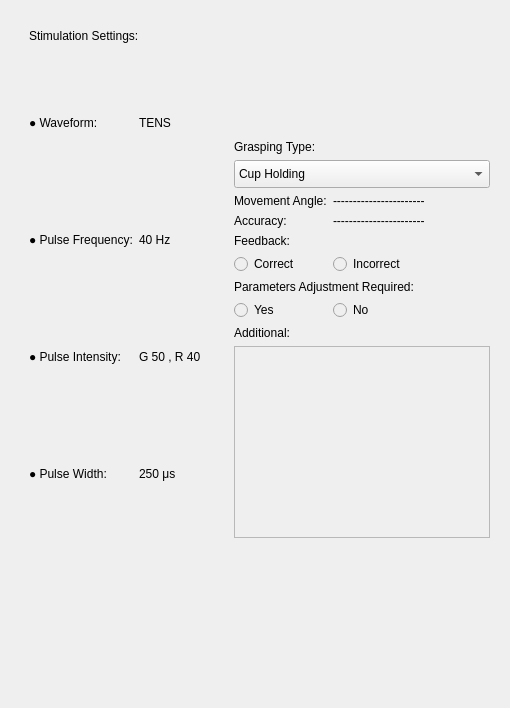
      <widget class="QWidget" name="paramters_tab">
       <property name="styleSheet">
        <string notr="true">background-color: rgb(239, 239, 239);
</string>
       </property>
       <attribute name="title">
        <string>FES Parameters And Feedback Glove</string>
       </attribute>
       <layout class="QGridLayout" name="gridLayout_9">
        <item row="0" column="0">
         <widget class="QWidget" name="widget" native="true">
          <property name="sizePolicy">
           <sizepolicy hsizetype="Preferred" vsizetype="Preferred">
            <horstretch>1</horstretch>
            <verstretch>0</verstretch>
           </sizepolicy>
          </property>
          <layout class="QVBoxLayout" name="verticalLayout">
           <item>
            <widget class="QWidget" name="widget_3" native="true">
             <layout class="QVBoxLayout" name="verticalLayout_2">
              <item>
               <widget class="QLabel" name="stimulation_settings_label">
                <property name="styleSheet">
                 <string notr="true">font: 700 20pt; </string>
                </property>
                <property name="text">
                 <string>Stimulation Settings:</string>
                </property>
               </widget>
              </item>
             </layout>
            </widget>
           </item>
           <item>
            <widget class="QWidget" name="widget_4" native="true">
             <property name="sizePolicy">
              <sizepolicy hsizetype="Preferred" vsizetype="Preferred">
               <horstretch>1</horstretch>
               <verstretch>2</verstretch>
              </sizepolicy>
             </property>
             <layout class="QGridLayout" name="gridLayout">
              <item row="3" column="0">
               <widget class="QLabel" name="pulse_w_label">
                <property name="styleSheet">
                 <string notr="true">font: 600 12pt; </string>
                </property>
                <property name="text">
                 <string>● Pulse Width:</string>
                </property>
               </widget>
              </item>
              <item row="2" column="0">
               <widget class="QLabel" name="pulse_intensity_label">
                <property name="styleSheet">
                 <string notr="true">font: 600 12pt; </string>
                </property>
                <property name="text">
                 <string>● Pulse Intensity:</string>
                </property>
               </widget>
              </item>
              <item row="1" column="0">
               <widget class="QLabel" name="pulse_freq_label">
                <property name="styleSheet">
                 <string notr="true">font: 600 12pt; </string>
                </property>
                <property name="text">
                 <string>● Pulse Frequency:</string>
                </property>
               </widget>
              </item>
              <item row="1" column="1">
               <widget class="QLabel" name="pulse_freq_value_label">
                <property name="styleSheet">
                 <string notr="true">font: 500 12pt; </string>
                </property>
                <property name="text">
                 <string>40 Hz</string>
                </property>
               </widget>
              </item>
              <item row="3" column="1">
               <widget class="QLabel" name="label_9">
                <property name="styleSheet">
                 <string notr="true">font: 500 12pt; </string>
                </property>
                <property name="text">
                 <string>250 μs</string>
                </property>
               </widget>
              </item>
              <item row="0" column="1">
               <widget class="QLabel" name="waveform_value_label">
                <property name="sizePolicy">
                 <sizepolicy hsizetype="Preferred" vsizetype="Preferred">
                  <horstretch>0</horstretch>
                  <verstretch>0</verstretch>
                 </sizepolicy>
                </property>
                <property name="styleSheet">
                 <string notr="true">font: 500 12pt; </string>
                </property>
                <property name="text">
                 <string>TENS</string>
                </property>
               </widget>
              </item>
              <item row="4" column="0">
               <spacer name="verticalSpacer">
                <property name="orientation">
                 <enum>Qt::Vertical</enum>
                </property>
                <property name="sizeType">
                 <enum>QSizePolicy::Minimum</enum>
                </property>
                <property name="sizeHint" stdset="0">
                 <size>
                  <width>20</width>
                  <height>150</height>
                 </size>
                </property>
               </spacer>
              </item>
              <item row="2" column="1">
               <widget class="QLabel" name="pulse_intensity_value_label">
                <property name="styleSheet">
                 <string notr="true">font: 500 12pt; </string>
                </property>
                <property name="text">
                 <string>G 50 , R 40</string>
                </property>
               </widget>
              </item>
              <item row="0" column="0">
               <widget class="QLabel" name="waveform_label">
                <property name="sizePolicy">
                 <sizepolicy hsizetype="Preferred" vsizetype="Preferred">
                  <horstretch>0</horstretch>
                  <verstretch>0</verstretch>
                 </sizepolicy>
                </property>
                <property name="styleSheet">
                 <string notr="true">font: 600 12pt; </string>
                </property>
                <property name="text">
                 <string>● Waveform:</string>
                </property>
               </widget>
              </item>
             </layout>
            </widget>
           </item>
          </layout>
         </widget>
        </item>
        <item row="0" column="1">
         <widget class="QWidget" name="widget_2" native="true">
          <property name="sizePolicy">
           <sizepolicy hsizetype="Preferred" vsizetype="Preferred">
            <horstretch>2</horstretch>
            <verstretch>0</verstretch>
           </sizepolicy>
          </property>
          <layout class="QGridLayout" name="gridLayout_2">
           <item row="9" column="0">
            <widget class="QLabel" name="add_label">
             <property name="styleSheet">
              <string notr="true">font: 600 12pt; </string>
             </property>
             <property name="text">
              <string>Additional:</string>
             </property>
            </widget>
           </item>
           <item row="10" column="0" colspan="3">
            <widget class="QTextEdit" name="add_textEdit">
             <property name="styleSheet">
              <string notr="true">font: 500 12pt; </string>
             </property>
            </widget>
           </item>
           <item row="2" column="0" colspan="3">
            <widget class="QComboBox" name="grasping_type_comboBox">
             <property name="minimumSize">
              <size>
               <width>0</width>
               <height>28</height>
              </size>
             </property>
             <property name="styleSheet">
              <string notr="true">font: 500 12pt; </string>
             </property>
             <item>
              <property name="text">
               <string>Cup Holding</string>
              </property>
             </item>
             <item>
              <property name="text">
               <string>Pen Holding</string>
              </property>
             </item>
             <item>
              <property name="text">
               <string>Key Holding</string>
              </property>
             </item>
             <item>
              <property name="text">
               <string>Ball Holding</string>
              </property>
             </item>
             <item>
              <property name="text">
               <string>Bottle Holding</string>
              </property>
             </item>
            </widget>
           </item>
           <item row="3" column="0">
            <widget class="QLabel" name="move_angle_label">
             <property name="styleSheet">
              <string notr="true">font: 600 12pt; </string>
             </property>
             <property name="text">
              <string>Movement Angle:</string>
             </property>
            </widget>
           </item>
           <item row="6" column="0">
            <widget class="QRadioButton" name="correct_radioButton">
             <property name="styleSheet">
              <string notr="true">font: 500 12pt; </string>
             </property>
             <property name="text">
              <string>Correct</string>
             </property>
            </widget>
           </item>
           <item row="8" column="0">
            <widget class="QRadioButton" name="yes_radioButton">
             <property name="styleSheet">
              <string notr="true">font: 500 12pt; </string>
             </property>
             <property name="text">
              <string>Yes</string>
             </property>
            </widget>
           </item>
           <item row="8" column="1">
            <widget class="QRadioButton" name="no_radioButton">
             <property name="styleSheet">
              <string notr="true">font: 500 12pt; </string>
             </property>
             <property name="text">
              <string>No</string>
             </property>
            </widget>
           </item>
           <item row="5" column="0">
            <widget class="QLabel" name="feedback_label">
             <property name="styleSheet">
              <string notr="true">font: 600 12pt; </string>
             </property>
             <property name="text">
              <string>Feedback:</string>
             </property>
            </widget>
           </item>
           <item row="6" column="1">
            <widget class="QRadioButton" name="incorrect_radioButton">
             <property name="styleSheet">
              <string notr="true">font: 500 12pt; </string>
             </property>
             <property name="text">
              <string>Incorrect</string>
             </property>
            </widget>
           </item>
           <item row="7" column="0" colspan="2">
            <widget class="QLabel" name="par_label">
             <property name="sizePolicy">
              <sizepolicy hsizetype="Preferred" vsizetype="Preferred">
               <horstretch>0</horstretch>
               <verstretch>0</verstretch>
              </sizepolicy>
             </property>
             <property name="styleSheet">
              <string notr="true">font: 600 12pt; </string>
             </property>
             <property name="text">
              <string>Parameters Adjustment Required:</string>
             </property>
            </widget>
           </item>
           <item row="4" column="0">
            <widget class="QLabel" name="acc_label">
             <property name="styleSheet">
              <string notr="true">font: 600 12pt; </string>
             </property>
             <property name="text">
              <string>Accuracy:</string>
             </property>
            </widget>
           </item>
           <item row="11" column="1">
            <spacer name="verticalSpacer_2">
             <property name="orientation">
              <enum>Qt::Vertical</enum>
             </property>
             <property name="sizeType">
              <enum>QSizePolicy::Minimum</enum>
             </property>
             <property name="sizeHint" stdset="0">
              <size>
               <width>20</width>
               <height>150</height>
              </size>
             </property>
            </spacer>
           </item>
           <item row="4" column="1">
            <widget class="QLabel" name="acc_value_label">
             <property name="styleSheet">
              <string notr="true">font: 500 12pt; </string>
             </property>
             <property name="text">
              <string>-----------------------</string>
             </property>
            </widget>
           </item>
           <item row="3" column="1">
            <widget class="QLabel" name="move_angle_value_label">
             <property name="styleSheet">
              <string notr="true">font: 500 12pt; </string>
             </property>
             <property name="text">
              <string>-----------------------</string>
             </property>
            </widget>
           </item>
           <item row="1" column="0">
            <widget class="QLabel" name="grasping_type_label">
             <property name="styleSheet">
              <string notr="true">font: 600 12pt; </string>
             </property>
             <property name="text">
              <string>Grasping Type:</string>
             </property>
            </widget>
           </item>
           <item row="0" column="0">
            <spacer name="verticalSpacer_4">
             <property name="orientation">
              <enum>Qt::Vertical</enum>
             </property>
             <property name="sizeType">
              <enum>QSizePolicy::Maximum</enum>
             </property>
             <property name="sizeHint" stdset="0">
              <size>
               <width>20</width>
               <height>120</height>
              </size>
             </property>
            </spacer>
           </item>
          </layout>
         </widget>
        </item>
       </layout>
      </widget>
